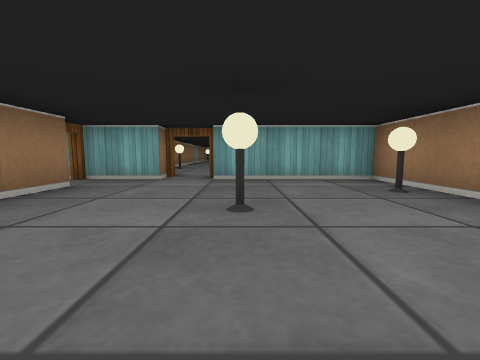
View 1 (above)

24 first-person views from a walk through a cub3D level. The camera is about half as high as the walls, tilts 6° down and sees 90° across. The floor is counted in squares. Each view is taken from the middle of a square. On the plan, view 1 faces up. The plan holds only what a view shows up to about 9 squares ahead; the rest is blank.

View 2
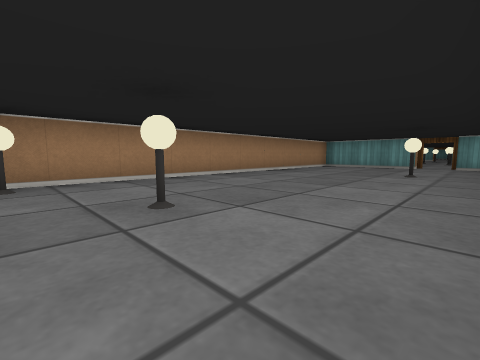

View 3
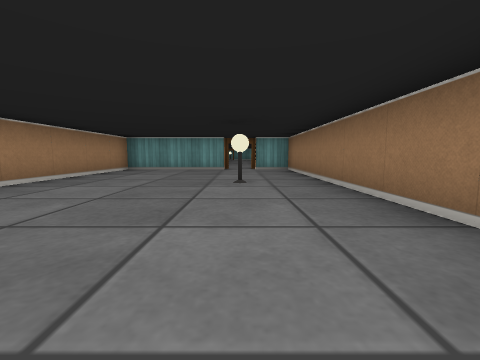

View 4
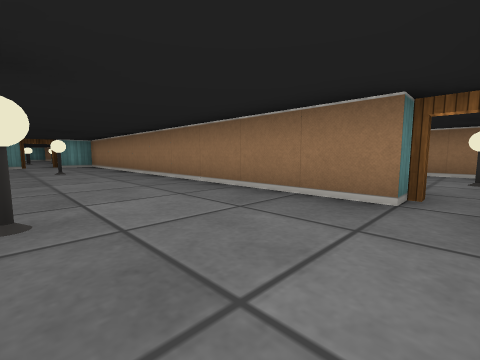

View 5
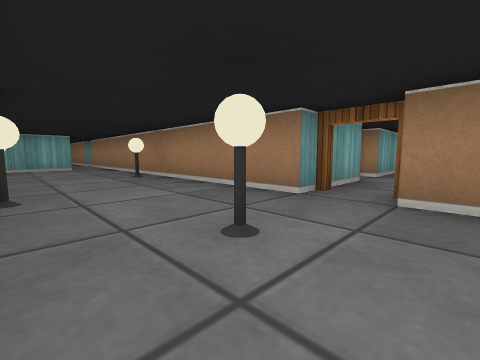

View 6
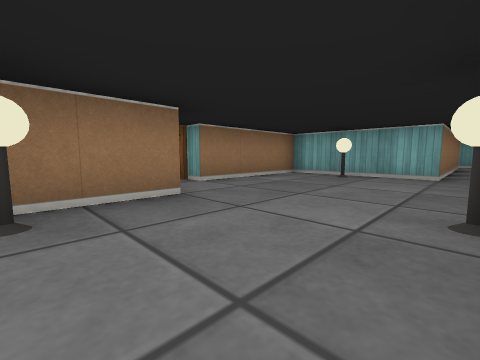

View 7
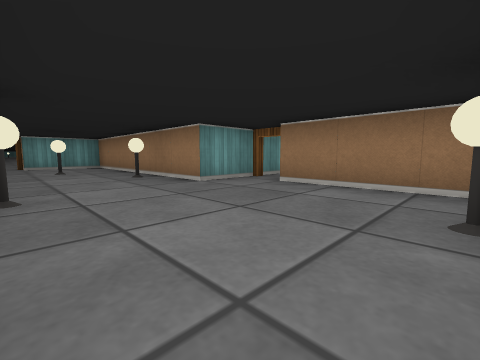

View 8
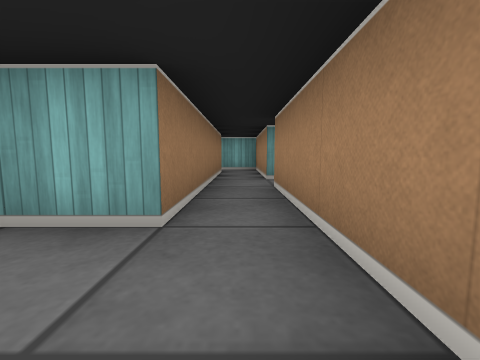

View 9
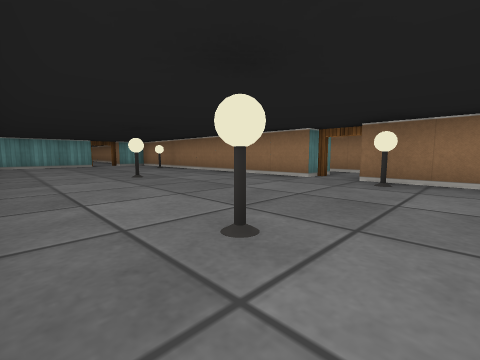

View 10
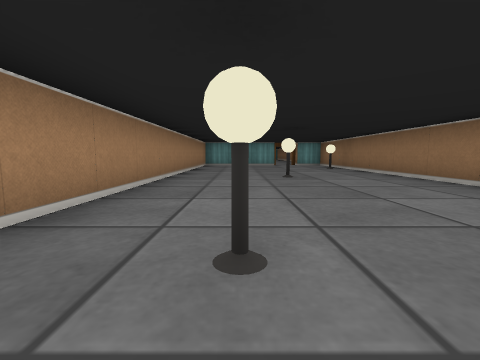

View 11
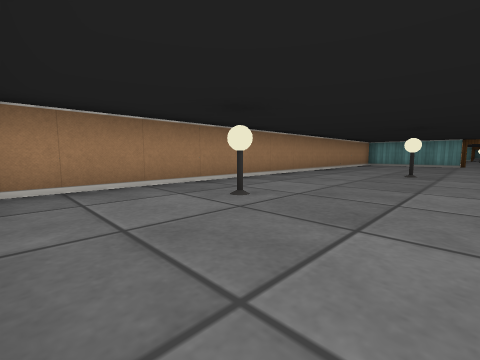

View 12
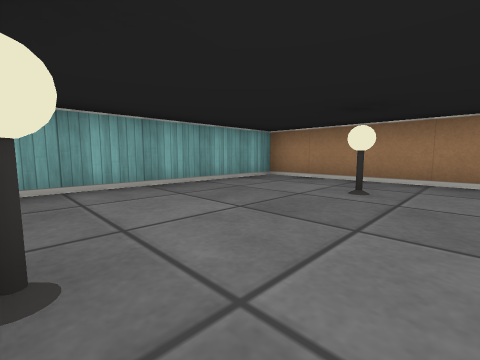

View 13
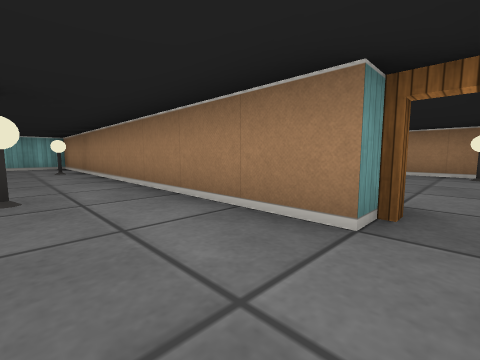

View 14
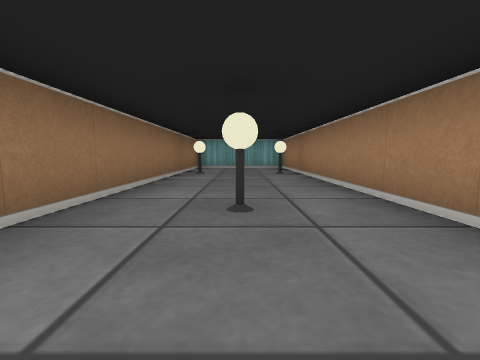

View 15
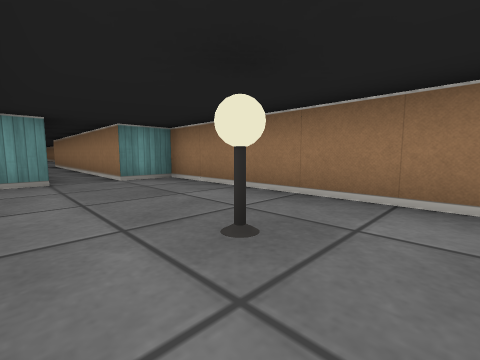

View 16
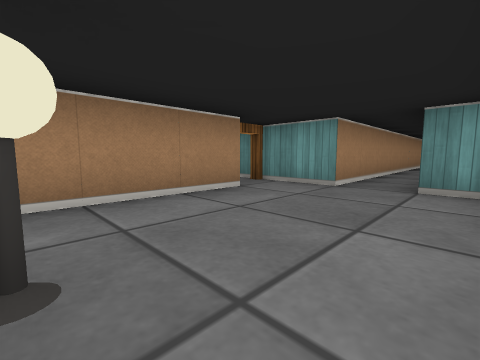

View 17
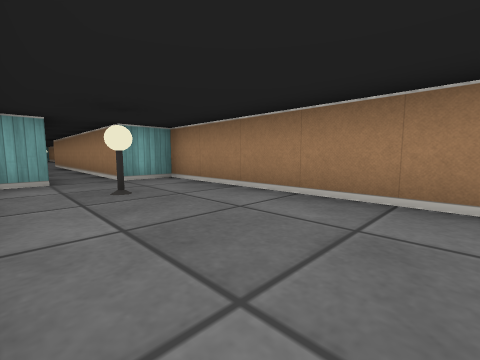

View 18
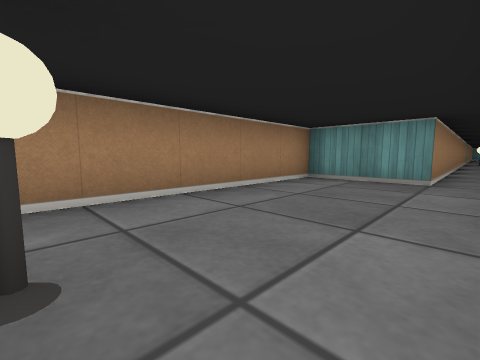

View 19
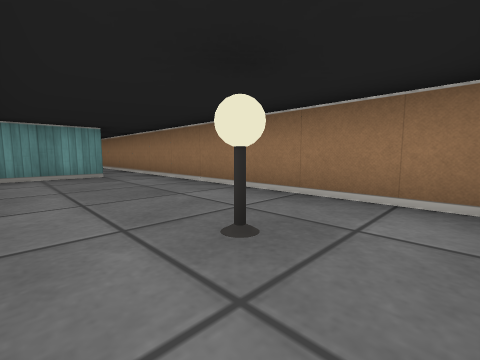

View 20
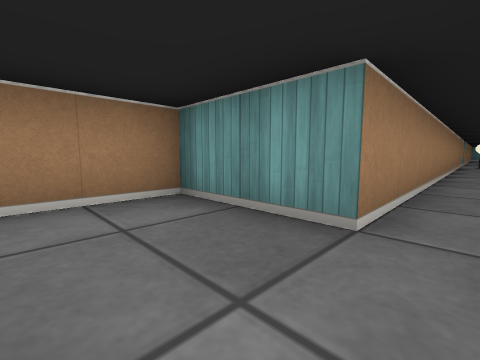

View 21
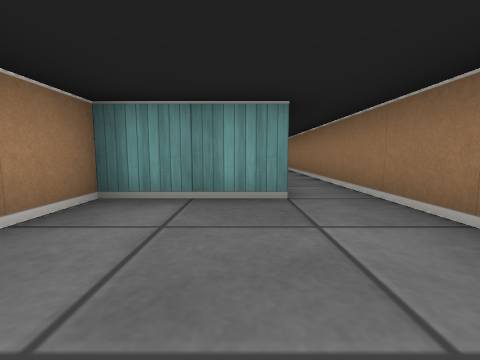

View 22
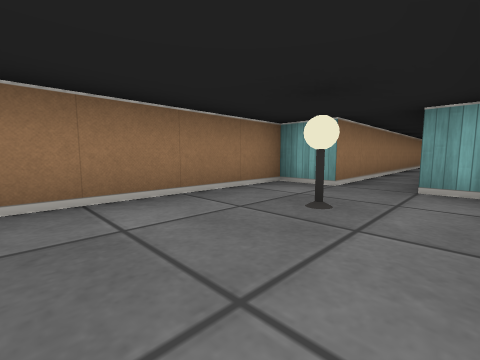

View 23
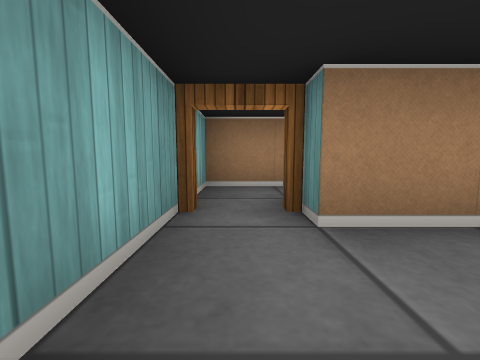

View 24
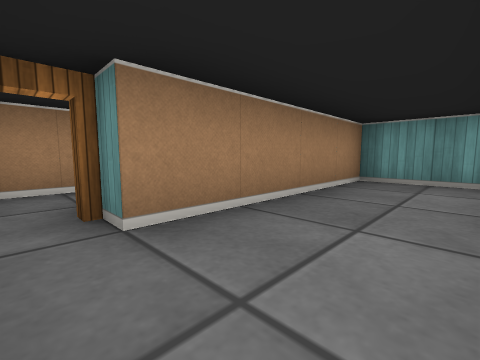

### Floor plan
Points are (right, up) in squares from view 1. A wall is a line through its corners. A room is listed if a view was taken in it or the views show most of it. See-through windows are left out.
Room 1 (views 1, 2, 3, 4)
walls: (-2.5, 3.5) (-2.5, -6.5) (-1.5, -6.5); (-0.5, -6.5) (2.5, -6.5) (2.5, 4.5) (-0.5, 4.5); (-1.5, 4.5) (-3.5, 4.5)
ways out: open door at (-3, 4) to room 2; open door at (-1, 5) to room 3; open door at (-1, -7)
objects: lamp (-1, -3); lamp (0, 2); lamp (2, 3)
Room 2 (views 5, 6, 7, 8)
walls: (-8, 7.5) (-6.5, 7.5) (-6.5, 1.5) (-4.5, 1.5); (-3.5, 4.5) (-3.5, 13.5); (-3.5, 2.9) (-3.5, 3.5); (-3.5, 14.5) (-3.5, 17.5) (-4.9, 17.5); (-4.5, 16.5) (-4.5, 11.5) (-7.5, 11.5) (-7.5, 8.5)
ways out: open door at (-3, 4) to room 1; open door at (-3, 14) to room 3; open door at (-8, 8) to room 4; open door at (-5, 17) to room 6; open door at (-4, 1)
objects: lamp (-6, 6); lamp (-6, 11); lamp (-5, 4); lamp (-4, 8)
Room 3 (views 9, 10, 11, 12)
walls: (-2.5, 13.5) (-2.5, 7); (-2.5, 16.1) (-2.5, 14.5); (2.5, 7) (2.5, 17.5) (-1.9, 17.5); (-0.6, 5.5) (2, 5.5)
ways out: open door at (-1, 5) to room 1; open door at (-3, 14) to room 2
objects: other object (-2, 8); lamp (-2, 15); lamp (0, 11); lamp (1, 15)
Room 4 (views 13, 14, 15, 16)
walls: (-8.5, 8.5) (-8.5, 17.5) (-11.5, 17.5) (-11.5, 7.5) (-10.5, 7.5) (-10.5, 0.5); (-9.5, 0.5) (-9.5, 7.5) (-8, 7.5)
ways out: open door at (-8, 8) to room 2; opening at (-10, 1) to room 5
objects: lamp (-11, 15); lamp (-10, 11); lamp (-9, 15)
Room 5 (views 17, 18, 19, 20, 21, 22)
walls: (-10.5, 0.5) (-11.5, 0.5) (-11.5, -10.5); (-10.5, -16.1) (-10.5, -5.5) (-8.5, -5.5) (-8.5, 0.5) (-9.5, 0.5)
ways out: opening at (-10, 1) to room 4
objects: other object (-11, -15); lamp (-10, -1)
Room 6 (views 23, 24)
walls: (-7.1, 12.5) (-5.5, 12.5) (-5.5, 16.5); (-4.9, 17.5) (-6.6, 17.5)
ways out: open door at (-5, 17) to room 2

Where each view was taken, in squares from view 1:
view 1: 0 up, 0 right, facing up
view 2: 3 up, 2 left, facing down-right
view 3: 1 up, 1 left, facing down
view 4: 4 up, 0 right, facing down-left
view 5: 3 up, 6 left, facing up-right
view 6: 6 up, 4 left, facing up-left
view 7: 11 up, 4 left, facing down-left
view 8: 10 up, 4 left, facing up
view 9: 16 up, 2 right, facing down-left
view 10: 16 up, 1 right, facing down
view 11: 17 up, 1 left, facing down-right
view 12: 14 up, 2 left, facing up-right
view 13: 8 up, 10 left, facing up-right
view 14: 9 up, 10 left, facing up
view 15: 12 up, 9 left, facing down-left
view 16: 11 up, 11 left, facing down-right
view 17: 4 down, 11 left, facing up-right
view 18: 1 down, 11 left, facing down-right
view 19: 0 up, 9 left, facing down-left
view 20: 4 down, 11 left, facing down-right
view 21: 3 down, 10 left, facing down
view 22: 3 down, 9 left, facing up-left
view 23: 17 up, 7 left, facing right
view 24: 17 up, 7 left, facing down-right
